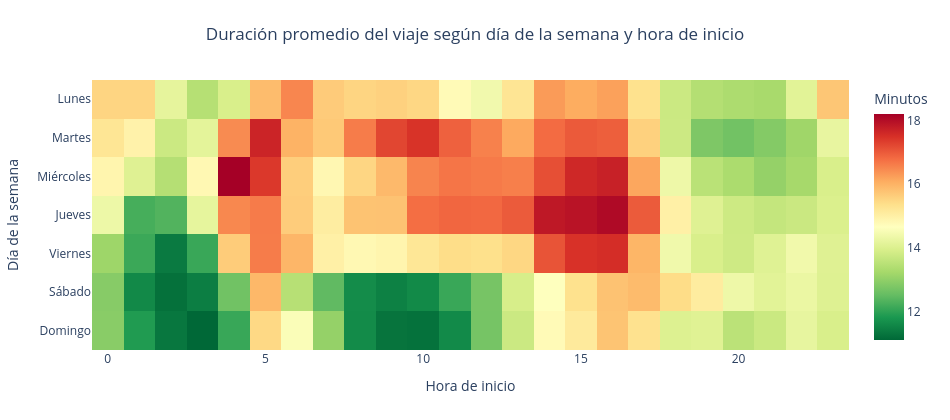

The notebook cell saved with this chart:
### Code cell
nombres_dias = {0: "Lunes", 1: "Martes", 2: "Miércoles", 3: "Jueves",
                4: "Viernes", 5: "Sábado", 6: "Domingo"}

matriz_duracion = (df[plausibles]
                   .pivot_table(index="dia_semana", columns="hora",
                                values="duracion_min", aggfunc="mean")
                   .rename(index=nombres_dias))

fig = px.imshow(matriz_duracion, color_continuous_scale="RdYlGn_r", aspect="auto",
                labels=dict(x="Hora de inicio", y="Día de la semana", color="Minutos"),
                title="Duración promedio del viaje según día de la semana y hora de inicio")
mostrar(fig, "eda_heatmap_hora_dia", alto=420)

### Figure 1 — Plotly figure (JSON) as saved in the notebook; plotly's stock layout.template omitted (floating-point values rounded to 4 significant figures; data arrays with more than 128 entries replaced by an {"elided": "..."} marker saying what was removed)
{"data": [{"coloraxis": "coloraxis", "hovertemplate": "Hora de inicio: %{x}<br>Día de la semana: %{y}<br>Minutos: %{z}<extra></extra>", "name": "0", "type": "heatmap", "x": [0, 1, 2, 3, 4, 5, 6, 7, 8, 9, 10, 11, 12, 13, 14, 15, 16, 17, 18, 19, 20, 21, 22, 23], "xaxis": "x", "y": ["Lunes", "Martes", "Miércoles", "Jueves", "Viernes", "Sábado", "Domingo"], "yaxis": "y", "z": {"elided": "7x24 float values"}}], "layout": {"coloraxis": {"autocolorscale": false, "colorbar": {"title": {"text": "Minutos"}}, "colorscale": [[0.0, "rgb(0,104,55)"], [0.1, "rgb(26,152,80)"], [0.2, "rgb(102,189,99)"], [0.3, "rgb(166,217,106)"], [0.4, "rgb(217,239,139)"], [0.5, "rgb(255,255,191)"], [0.6, "rgb(254,224,139)"], [0.7, "rgb(253,174,97)"], [0.8, "rgb(244,109,67)"], [0.9, "rgb(215,48,39)"], [1.0, "rgb(165,0,38)"]]}, "height": 420, "margin": {"b": 70, "l": 70, "r": 40, "t": 80}, "title": {"text": "Duración promedio del viaje según día de la semana y hora de inicio", "x": 0.5}, "width": 950, "xaxis": {"anchor": "y", "domain": [0.0, 1.0], "title": {"text": "Hora de inicio"}}, "yaxis": {"anchor": "x", "autorange": "reversed", "domain": [0.0, 1.0], "title": {"text": "Día de la semana"}}}}
